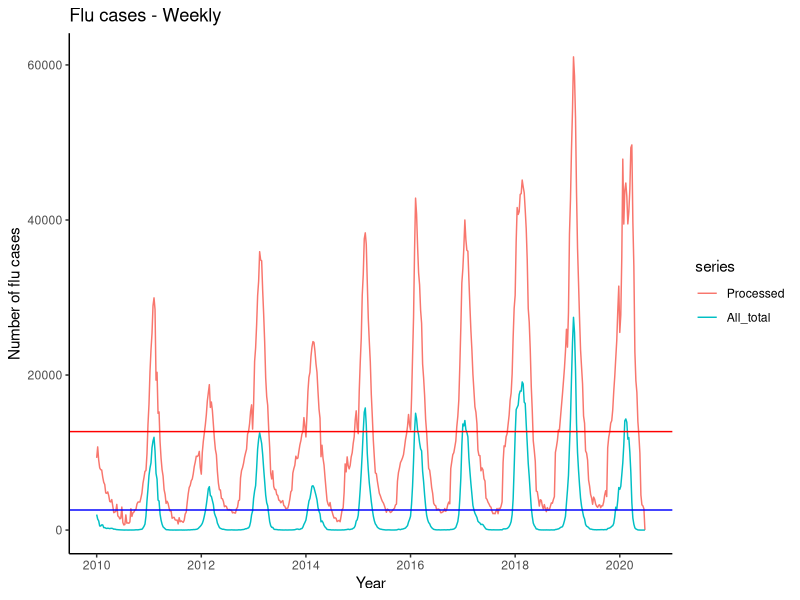
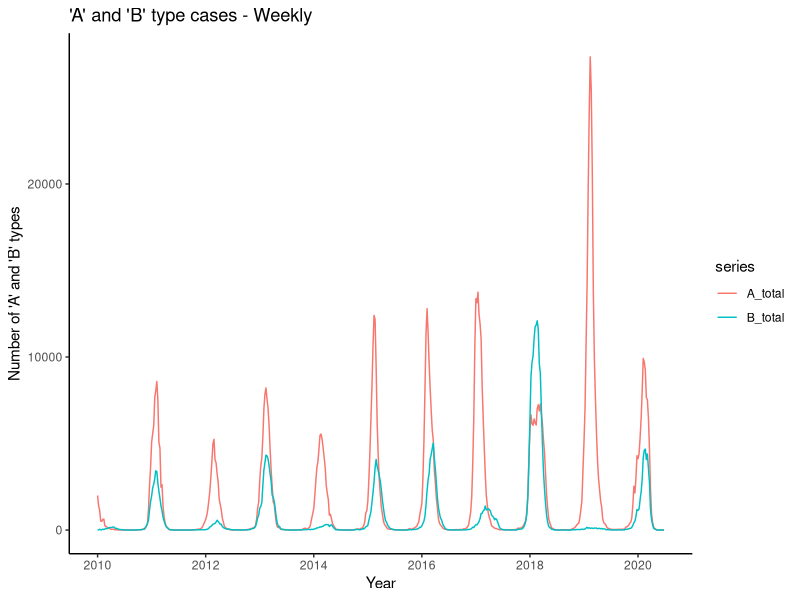
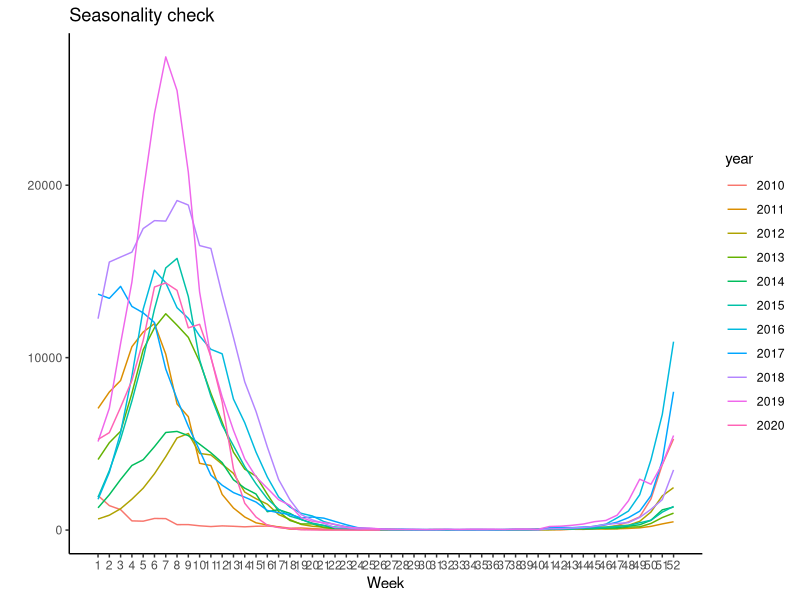
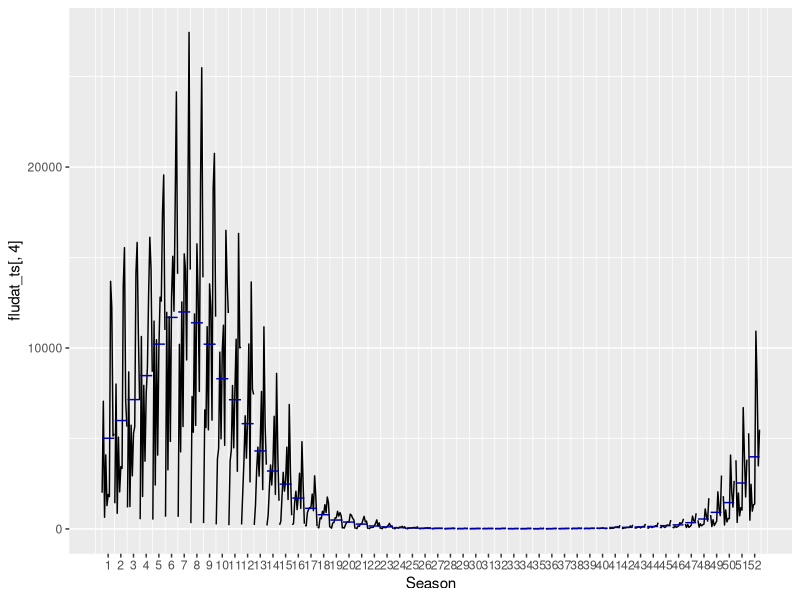
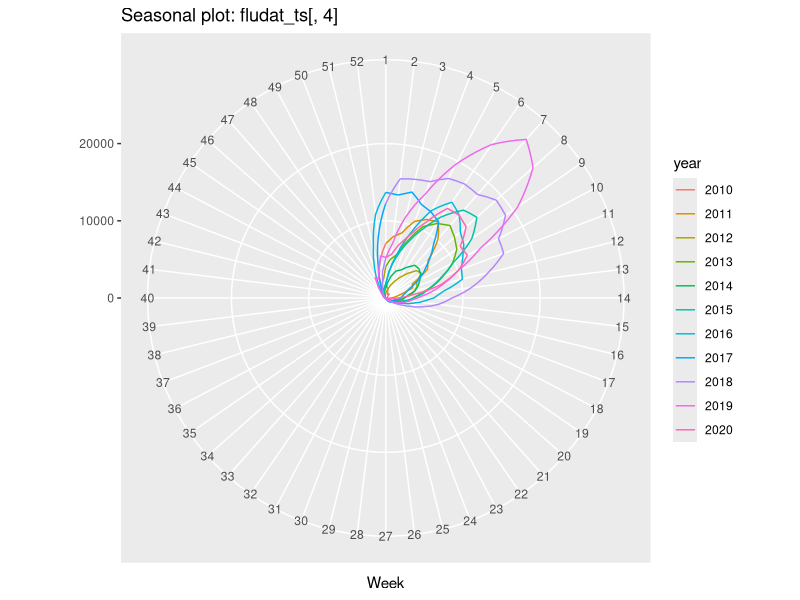
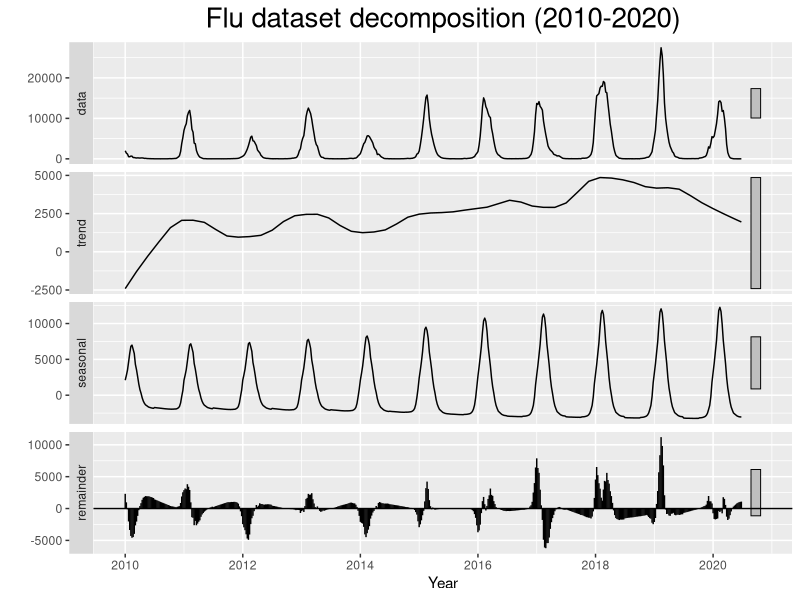
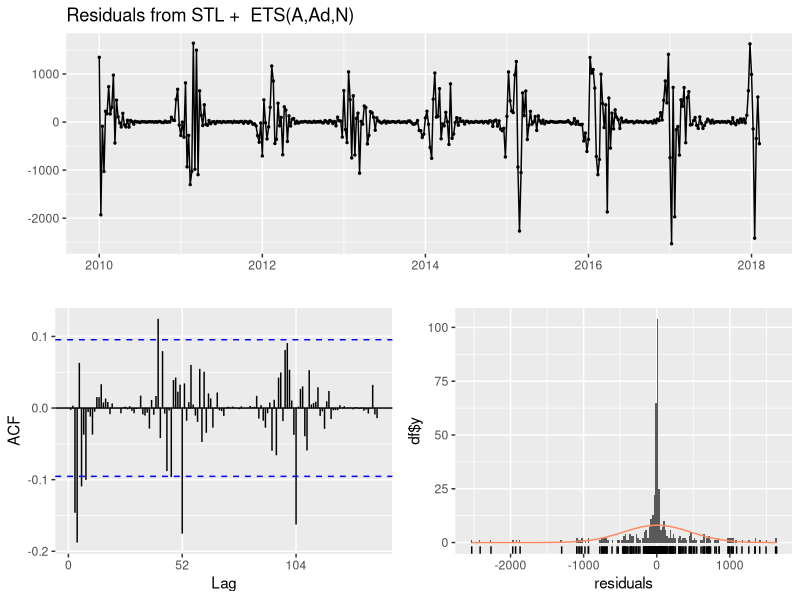
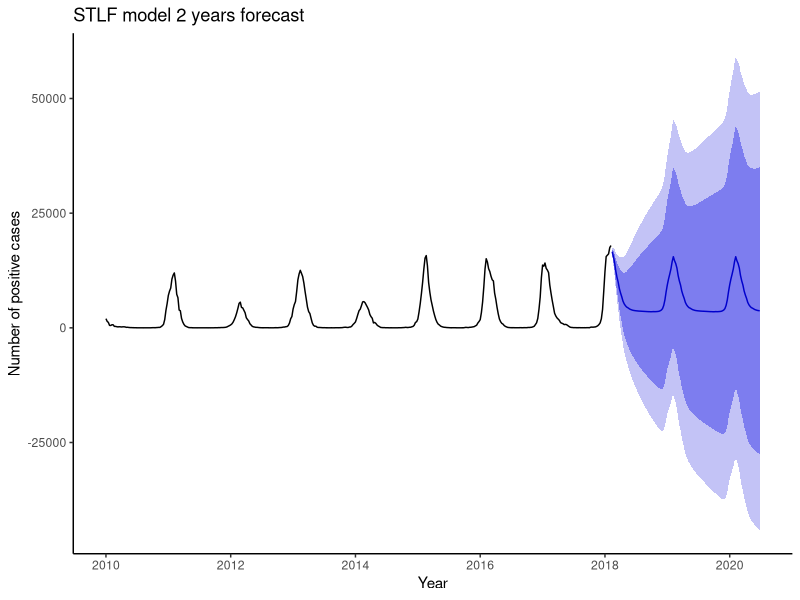

These figures' R source, in order:
## ---- chunk 1
setwd("")
fludat <- read.csv("./dataset/flu__2010_2020.csv", sep = ";")
## ---- chunk 2
library(dplyr)

class(fludat)

# Replacing NA values with 0
fludat[is.na(fludat)] <- 0

# Parse to datetime
sapply(fludat,class)
fludat$sdate <- as.Date(fludat$Start.date)

# Pivot table:
fludat_pivot <- fludat %>% 
  select(sdate,Processed,A..Total.,B..Total.,Total.number.of.influenza.positive.viruses) %>% 
  group_by(sdate)  %>% 
  summarise(Processed = sum(Processed),A_total = sum(A..Total.), B_total = sum(B..Total.),All_total = sum(Total.number.of.influenza.positive.viruses))

# To csv for python LSTM modeling
write.csv(fludat_pivot, './dataset/Flu_pivot.csv', row.names = FALSE)

# Time series object creation:
fludat_ts <- ts(fludat_pivot[,c(2:5)], start = 2010, frequency = 52)
head(fludat_ts)
## ---- chunk 3
library(forecast)
library(ggplot2)

#Processed - All_total

autoplot(fludat_ts[,c(1,4)]) +
  ggtitle("Flu cases - Weekly") +
  theme(plot.title = element_text(hjust = 0.5, size = 20)) +
  xlab("Year") +
  ylab("Number of flu cases") +
  scale_x_continuous(breaks = seq(from = 2010, to =  2020, by = 2)) +
  geom_hline(yintercept = mean(fludat_ts[,1]), color = "red") +
  geom_hline(yintercept = mean(fludat_ts[,4]), color = "blue") +
  theme_classic() 
## ---- chunk 4
#A_total ~ B_total

autoplot(fludat_ts[,2:3]) +
  ggtitle("'A' and 'B' type cases - Weekly") +
  theme(plot.title = element_text(hjust = 0.5, size = 20)) +
  xlab("Year") +
  ylab("Number of 'A' and 'B' types") +
  scale_x_continuous(breaks = seq(from = 2010, to =  2020, by = 2)) +
  theme_classic()   
## ---- chunk 5
#seasonality plot ~ All_total

ggseasonplot(fludat_ts[,4], continuous = F, year.labels = F) +
  ggtitle("Seasonality check") + 
  theme(plot.title = element_text(hjust = 0.5, size = 20)) +
  xlab("Week") +
  theme_classic() 
  
ggsubseriesplot(fludat_ts[,4])

ggseasonplot(fludat_ts[,4], continuous = F, year.labels = F, polar = T)
## ---- chunk 6
#decomposition STL

autoplot(stl(fludat_ts[,4], s.window = 11,l.window = 52)) +
  ggtitle("Flu dataset decomposition (2010-2020)") + 
  theme(plot.title = element_text(hjust = 0.5, size = 20)) +
  xlab("Year") 
## ---- chunk 7
#1. STL + Exponential smoothing
library(forecast)
library(ggplot2)
library(dplyr)
#Train - Test 80%-20%
train_ets <- window(fludat_ts[,4], end = c(2018,6))

# Modeling, checking residuals
ets_model <- stlf(train_ets, h = 124)
checkresiduals(ets_model)

summary(ets_model)

# Forecasting
ets_forecast <- forecast(ets_model)
## ---- chunk 8
# Evaluation
accuracy(ets_forecast, fludat_ts[,4])

# Visualization
autoplot(ets_forecast) +
  ggtitle("STLF model 2 years forecast") +
  theme(plot.title = element_text(hjust = 0.5, size = 20)) +
  xlab("Year") +
  ylab("Number of positive cases") +
  scale_x_continuous(breaks = seq(from = 2010, to = 2020, by = 2)) +
theme_classic() 

# Comparing the forecast with the original data
plot(ets_forecast, main = "STLF model forecast", xlab = "Year", ylab = "Number of positive cases") 
  lines(fludat_ts[,4])
## ---- chunk 9
# Train - Test 80%-20%
train_arima <- subset(fludat_ts[,4], end = length(fludat_ts[,4]) - 104)
## ---- chunk 10
# Final model: ARIMA(2,0,0)(1,1,0)
arima_model<- Arima(train_arima, order=c(2,0,0), seasonal = list(order=c(1,1,0), period = 52), include.drift = TRUE)
checkresiduals(arima_model)
## ---- chunk 11
# Forecasting
arima_forecast <- forecast(arima_model, h = 124)

# Evaluation
accuracy(arima_forecast,fludat_ts[,4])

# Forecasting visualization
autoplot(arima_forecast) +
  ggtitle("ARIMA model 2 years forecast") +
  theme(plot.title = element_text(hjust = 0.5, size = 20)) +
  xlab("Year") +
  ylab("Number of positive cases") +
  scale_x_continuous(breaks = seq(from = 2010, to = 2020, by = 2)) + 
  theme_classic() 

# Comparing with the original data
plot(arima_forecast, main = "ARIMA model forecast", xlab = "Year", ylab = "Number of positive cases") 
  lines(fludat_ts[,4]) 

## ---- chunk 12
# Train - Test 80%-20%
train_tbats <- window(fludat_ts[,4], end = c(2018,6))

# TBATS modeling 
tbats_model <- tbats(train_tbats)
checkresiduals(tbats_model)

# Forecasting
tbats_forecast <- forecast(tbats_model, h = 124)
## ---- chunk 13
# Evaluation
accuracy(tbats_forecast,fludat_ts[,4])

# Forecast visualization
autoplot(tbats_forecast) +
  ggtitle("TBATS model 2 years forecast") +
  theme(plot.title = element_text(hjust = 0.5, size = 20)) +
  xlab("Year") +
  ylab("Number of positive cases") +
  scale_x_continuous(breaks = seq(from = 2010, to = 2020, by = 2)) +
  theme_classic() 

# Comparing with the original data
plot(tbats_forecast, main = "TBATS model forecast", xlab = "Year", ylab = "Number of positive cases") 
  lines(fludat_ts[,4]) 
